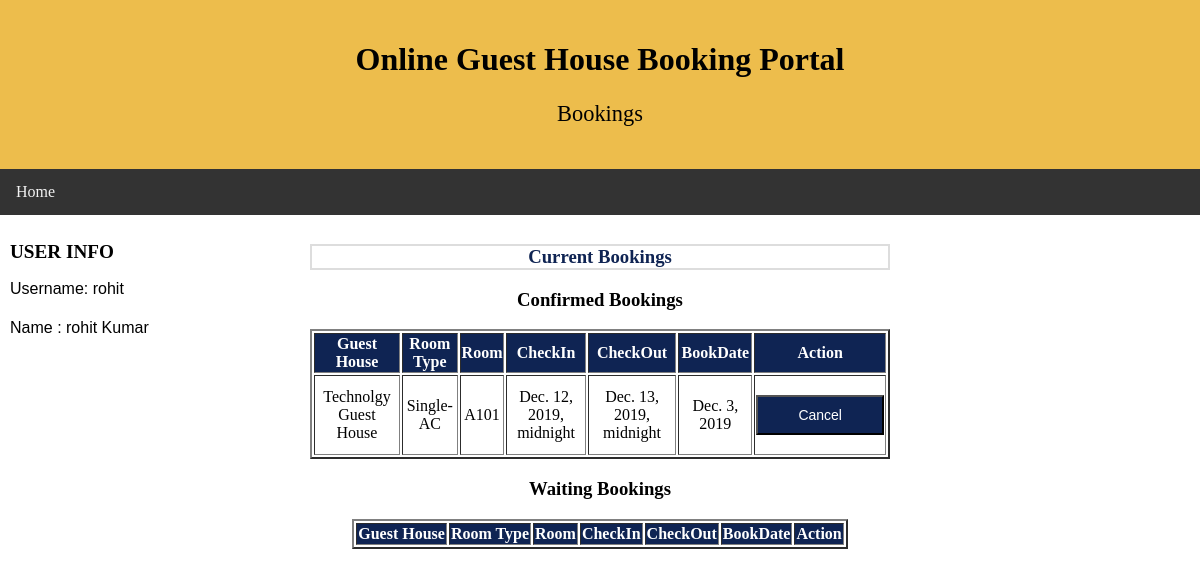
Page /my-bookings/ (signed in) on the committed database.
### main/models.py (models this page shows, shortened)
class Reservation(models.Model):
    bookingID = models.CharField( default=None, max_length=30)
    start_date = models.DateTimeField(default=None, null=True)
    end_date = models.DateTimeField(default=None, null=True)
    user_booked = models.ForeignKey( User,on_delete=models.DO_NOTHING, null=False, blank=False)
    rooms_allocated = models.ForeignKey(Rooms, on_delete=models.CASCADE, null=True, blank=True)
    guesthouse = models.ForeignKey(GuestHouse, on_delete=models.CASCADE, null=True, blank=True)
    status = models.BooleanField(default=False)
    waiting = models.BooleanField(default=False)
    ROOM_TYPES = [
        ('Single-AC', 'Single-AC'),
        ('Double-AC', 'Double-AC'),
        ('Single-NON-AC', 'Single NON-AC'),
        ('Double-NON-AC', 'Double-NON-AC'),
    ]
    room_type = models.CharField(max_length=20, choices=ROOM_TYPES, null=True, blank=True)
    booktime = models.DateField(null=False)
    class Meta:
        db_table = 'OGHBS_Reservation'
        ordering = ['-booktime']

class GuestHouse(models.Model):
    name = models.CharField(max_length=100, null=False, unique=True)
    code = models.CharField(max_length=3, null=True, unique=True)
    active = models.BooleanField(default=True)
    def __str__(self):
        return self.name

class Rooms(models.Model):
    roomID = models.CharField( default=None, max_length=30)
    ROOM_TYPES = [
        ('Single-AC', 'Single-AC'),
        ('Double-AC', 'Double-AC'),
        ('Single-NON-AC', 'Single NON-AC'),
        ('Double-NON-AC', 'Double-NON-AC'),
    ]
    room_type = models.CharField( max_length=20, choices=ROOM_TYPES, null=False)
    guesthouse = models.ForeignKey(GuestHouse, on_delete=models.CASCADE, null=False, blank=False)
    price = models.PositiveIntegerField( default=None, blank=False, null=False)
    services = models.CharField( default="No special services available", null=True, max_length=50)
    class Meta:
        verbose_name_plural='Rooms'
        db_table = 'OGHBS_Rooms'
        ordering = ['roomID']
    def __str__(self):
        return self.roomID

### main/views.py (the view)
# urls.py: path('my-bookings/', views.my_bookings, name='my_bookings'),
def my_bookings(request):                                               #request variable takes a GET or POST HTTP request
        user = request.user
        if user.username and user.is_staff is False and user.is_superuser is False:
            T = Reservation.objects.filter(user_booked=user).order_by('-booktime').filter(status=True)
            bookings = []
            for t in T:
                g = t.guesthouse
                r = t.rooms_allocated
                bookings.append({'T': t , 'G': g, 'R':r})
            context = {'bookings': bookings, 'reservation': T}
            return render(request, 'booking/my_bookings.html', context)
        else:
            messages.warning(request, 'You are not authorized to acces the requested page. Please Login ')
            return redirect('home')

### main/templates/booking/my_bookings.html (shortened to what this page needs)
<!DOCTYPE html>
<html lang="en">
<head>
</head>
<body>
<div class="header">
  <h1>Online Guest House Booking Portal</h1>
  <p style="font-family:times new roman;font-size:140%";>Bookings</p>
</div>
<div class="topnav">
  <a href="/profile">Home</a>
</div>
<div class="row">
  <div class="column side">
    <h2 style="font-family:times new roman;font-size:120%";>USER INFO</h2>
    <p style="font-family:arial;font-size:100%;line-height:1.2";>Username:
     {{user.username}}<br><br>
	Name    : {{user.first_name}}  {{user.last_name}}<br>
    </p>
  </div>
  <div class="column middle">
  <h3 style="color:#0f2453;border:2px solid #ddd">Current Bookings</h3>
		{% if reservation %}
                        <h3 align="center">Confirmed Bookings</h3>
                        <table border="2" align="center">
                                            <tr style="background-color: #0f2453">
						<th style="color: white">Guest House</th>
						<th style="color: white">Room Type</th>
                                                <th style="color: white">Room</th>
                                                <th style="color: white">CheckIn</th>
                                                <th style="color: white">CheckOut</th>
						<th style="color: white">BookDate</th>
						<th style="color: white;margin-right: 1%">Action</th>
                                                </tr>
                        {% for r in reservation%}
                                {% if r.waiting == False %}
                                            <tr>
                                                <td>{{ r.guesthouse }}</td>
                                                <td>{{ r.room_type }}</td>
						<td>{{ r.rooms_allocated }}</td>
						<td>{{ r.start_date }}</td>
						<td>{{ r.end_date }}</td>
						<td>{{ r.booktime }}</td>
                                                <td><form method="get"  action="{% url 'cancel' r.id %}">{% csrf_token %}
                                                        <br><button class="button" style="width: 100%">Cancel</button><br><br>
                                                    </form>
                                                </td>
                                            </tr>
                        {% endif%}
                        {% endfor %}
                        </table>
                        <h3 align="center">Waiting Bookings</h3>
                        <table border="2" align="center">
                                            <tr style="background-color: #0f2453">
						<th style="color: white">Guest House</th>
						<th style="color: white">Room Type</th>
                                                <th style="color: white">Room</th>
                                                <th style="color: white">CheckIn</th>
                                                <th style="color: white">CheckOut</th>
						<th style="color: white">BookDate</th>
						<th style="color: white;margin-right: 1%">Action</th>
                                                </tr>
                        </table>
		{% else %}
			<h3 align="center">You have no current Bookings</h3>
	        {% endif %}
</div>
  <div class="column side">
  </div>
</div>
</body>
</html>

### main/templates/booking/my_bookings.html (style rules this page uses)
* { box-sizing: border-box; }
body { margin: 0; }
.header { background-color: #EDBD4C; padding: 20px; text-align: center; }
.topnav { overflow: hidden; background-color: #333; }
.topnav a { float: left; display: block; color: #f2f2f2; text-align: center; padding: 14px 16px; text-decoration: none; }
.column { float: left; padding: 10px; }
.column.side { width: 25%; }
.column.middle { width: 50%; text-align: center; }
.row:after { content: ""; display: table; clear: both; }
.button { background-color: #0f2453; border: ; color: white; padding: 10px 40px; text-align: center; font-size: 14px; cursor: pointer; }

### rows in the picture
Reservation: guesthouse "Technolgy Guest House", room_type "Single-AC", rooms_allocated "A101", start_date "Dec. 12, 2019, midnight", end_date "Dec. 13, 2019, midnight", booktime "Dec. 3, 2019"

### other values in the picture
{{ user.username }} "rohit"
{{ user.first_name }} "rohit"
{{ user.last_name }} "Kumar"
